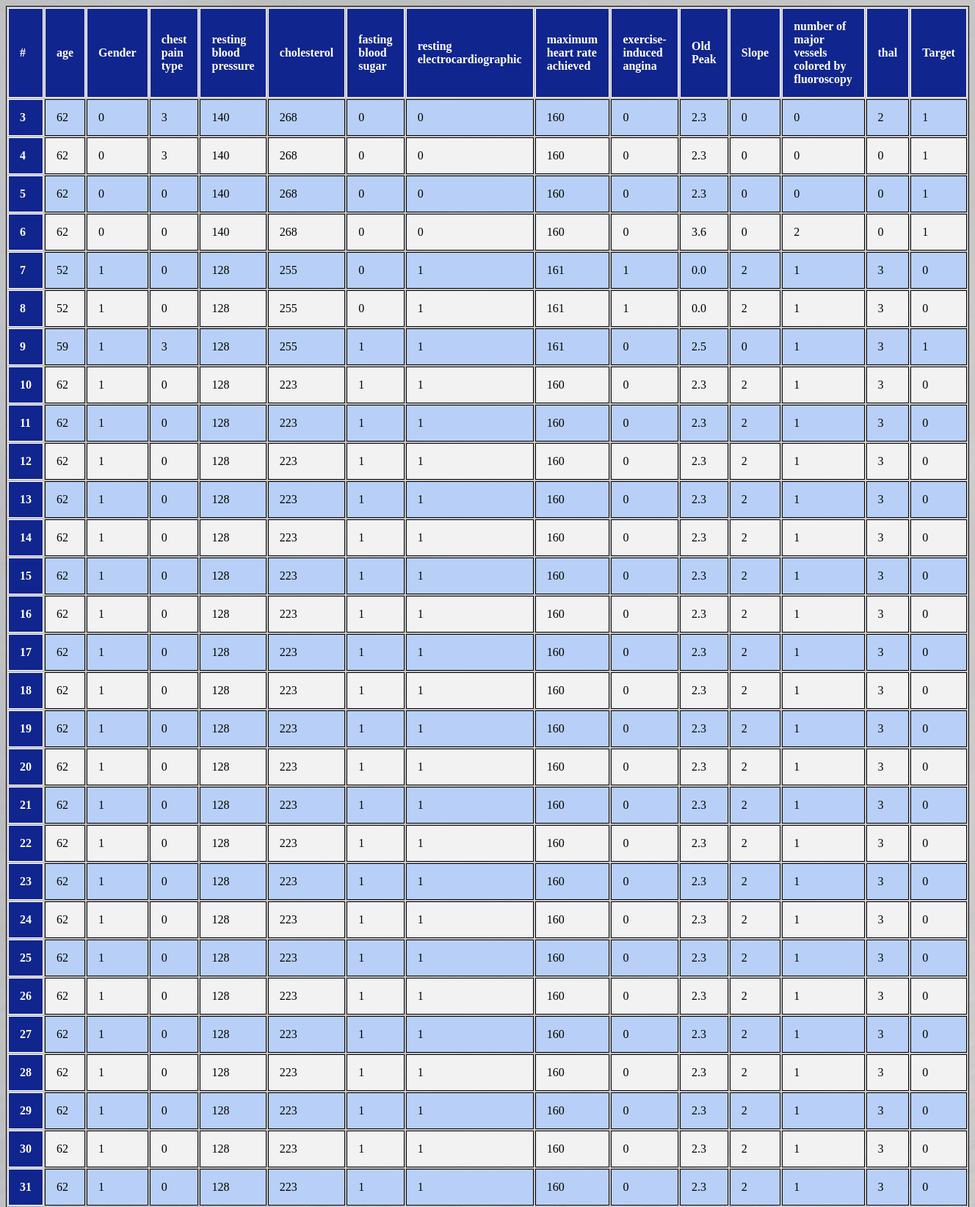
/predict/results/Database (upper part), run on the app's committed database.
### heartdiseasepred/models.py (models this page shows, shortened)
class Datas(models.Model):
    age = models.PositiveIntegerField( null=True)
    sex = models.PositiveIntegerField( null=True)
    cp = models.PositiveIntegerField( null=True)
    trestbps = models.PositiveIntegerField( null=True)
    chol = models.PositiveIntegerField( null=True)
    fbs = models.PositiveIntegerField( null=True)
    restecg = models.PositiveIntegerField( null=True)
    thalach = models.PositiveIntegerField( null=True)
    exang = models.PositiveIntegerField( null=True)
    oldpeak = models.FloatField(null=True)
    slope = models.PositiveIntegerField( null=True)
    ca = models.PositiveIntegerField( null=True)
    thal = models.PositiveIntegerField( null=True)
    target = models.PositiveIntegerField( null=True)

### heartdiseasepred/views.py (the view)
# urls.py: path("predict/results/Database", views.view_results, name='Database'),
def view_results(request):
    datas={"dataset": Datas.objects.all()}
    return render(request, "Database.html", datas)

### templates/Database.html (shortened to what this page needs)
{% load static %}
<!DOCTYPE html>
<html lang="en">
<head>
</head>
<body>
<div class="container">
    <div class="row">
        <div class="column">
            <table class="table">
              <thead>
                <tr>
                  <th scope="col">#</th>
                     <th scope="col">age</th>
                  <th scope="col">Gender</th>
                  <th scope="col">chest pain type</th>
                  <th scope="col"> resting blood pressure</th>
                    <th scope="col"> cholesterol</th>
                    <th scope="col">  fasting blood sugar</th>
                    <th scope="col"> resting electrocardiographic</th>
                    <th scope="col"> maximum heart rate achieved</th>
                    <th scope="col"> exercise-induced angina</th>
                    <th scope="col"> Old Peak</th>
                    <th scope="col">Slope</th>
                    <th scope="col"> number of major vessels colored by fluoroscopy</th>
                    <th scope="col"> thal</th>
                    <th scope="col"> Target</th>
                </tr>
              </thead>
              <tbody>
              {% for datas in dataset %}
                <tr>
                  <th scope="row">{{datas.id}}</th>
                    <td>{{datas.age}}</td>
                  <td>{{datas.sex}}</td>
                  <td>{{datas.cp}}</td>
                    <td>{{datas.trestbps}}</td>
                    <td>{{datas.chol}}</td>
                    <td>{{datas.fbs}}</td>
                    <td>{{datas.restecg}}</td>
                    <td>{{datas.thalach}}</td>
                    <td>{{datas.exang}}</td>
                    <td>{{datas.oldpeak}}</td>
                    <td>{{datas.slope}}</td>
                    <td>{{datas.ca}}</td>
                    <td>{{datas.thal}}</td>
                    <td>{{datas.target}}</td>
                </tr>
              {% endfor %}
              </tbody>
            </table>
        </div>
    </div>
</div>
</body>
</html>

### data on the page
Datas: id "3", age "62", sex "0", cp "3", trestbps "140", chol "268", fbs "0", restecg "0", thalach "160", exang "0", oldpeak "2.3", slope "0", ca "0", thal "2", target "1"
Datas: id "4", age "62", sex "0", cp "3", trestbps "140", chol "268", fbs "0", restecg "0", thalach "160", exang "0", oldpeak "2.3", slope "0", ca "0", thal "0", target "1"
Datas: id "5", age "62", sex "0", cp "0", trestbps "140", chol "268", fbs "0", restecg "0", thalach "160", exang "0", oldpeak "2.3", slope "0", ca "0", thal "0", target "1"
Datas: id "6", age "62", sex "0", cp "0", trestbps "140", chol "268", fbs "0", restecg "0", thalach "160", exang "0", oldpeak "3.6", slope "0", ca "2", thal "0", target "1"
Datas: id "7", age "52", sex "1", cp "0", trestbps "128", chol "255", fbs "0", restecg "1", thalach "161", exang "1", oldpeak "0.0", slope "2", ca "1", thal "3", target "0"
Datas: id "8", age "52", sex "1", cp "0", trestbps "128", chol "255", fbs "0", restecg "1", thalach "161", exang "1", oldpeak "0.0", slope "2", ca "1", thal "3", target "0"
Datas: id "9", age "59", sex "1", cp "3", trestbps "128", chol "255", fbs "1", restecg "1", thalach "161", exang "0", oldpeak "2.5", slope "0", ca "1", thal "3", target "1"
Datas: id "10", age "62", sex "1", cp "0", trestbps "128", chol "223", fbs "1", restecg "1", thalach "160", exang "0", oldpeak "2.3", slope "2", ca "1", thal "3", target "0"
Datas: id "11", age "62", sex "1", cp "0", trestbps "128", chol "223", fbs "1", restecg "1", thalach "160", exang "0", oldpeak "2.3", slope "2", ca "1", thal "3", target "0"
Datas: id "12", age "62", sex "1", cp "0", trestbps "128", chol "223", fbs "1", restecg "1", thalach "160", exang "0", oldpeak "2.3", slope "2", ca "1", thal "3", target "0"
Datas: id "13", age "62", sex "1", cp "0", trestbps "128", chol "223", fbs "1", restecg "1", thalach "160", exang "0", oldpeak "2.3", slope "2", ca "1", thal "3", target "0"
Datas: id "14", age "62", sex "1", cp "0", trestbps "128", chol "223", fbs "1", restecg "1", thalach "160", exang "0", oldpeak "2.3", slope "2", ca "1", thal "3", target "0"
Datas: id "15", age "62", sex "1", cp "0", trestbps "128", chol "223", fbs "1", restecg "1", thalach "160", exang "0", oldpeak "2.3", slope "2", ca "1", thal "3", target "0"
Datas: id "16", age "62", sex "1", cp "0", trestbps "128", chol "223", fbs "1", restecg "1", thalach "160", exang "0", oldpeak "2.3", slope "2", ca "1", thal "3", target "0"
Datas: id "17", age "62", sex "1", cp "0", trestbps "128", chol "223", fbs "1", restecg "1", thalach "160", exang "0", oldpeak "2.3", slope "2", ca "1", thal "3", target "0"
Datas: id "18", age "62", sex "1", cp "0", trestbps "128", chol "223", fbs "1", restecg "1", thalach "160", exang "0", oldpeak "2.3", slope "2", ca "1", thal "3", target "0"
Datas: id "19", age "62", sex "1", cp "0", trestbps "128", chol "223", fbs "1", restecg "1", thalach "160", exang "0", oldpeak "2.3", slope "2", ca "1", thal "3", target "0"
Datas: id "20", age "62", sex "1", cp "0", trestbps "128", chol "223", fbs "1", restecg "1", thalach "160", exang "0", oldpeak "2.3", slope "2", ca "1", thal "3", target "0"
Datas: id "21", age "62", sex "1", cp "0", trestbps "128", chol "223", fbs "1", restecg "1", thalach "160", exang "0", oldpeak "2.3", slope "2", ca "1", thal "3", target "0"
Datas: id "22", age "62", sex "1", cp "0", trestbps "128", chol "223", fbs "1", restecg "1", thalach "160", exang "0", oldpeak "2.3", slope "2", ca "1", thal "3", target "0"
Datas: id "23", age "62", sex "1", cp "0", trestbps "128", chol "223", fbs "1", restecg "1", thalach "160", exang "0", oldpeak "2.3", slope "2", ca "1", thal "3", target "0"
Datas: id "24", age "62", sex "1", cp "0", trestbps "128", chol "223", fbs "1", restecg "1", thalach "160", exang "0", oldpeak "2.3", slope "2", ca "1", thal "3", target "0"
Datas: id "25", age "62", sex "1", cp "0", trestbps "128", chol "223", fbs "1", restecg "1", thalach "160", exang "0", oldpeak "2.3", slope "2", ca "1", thal "3", target "0"
Datas: id "26", age "62", sex "1", cp "0", trestbps "128", chol "223", fbs "1", restecg "1", thalach "160", exang "0", oldpeak "2.3", slope "2", ca "1", thal "3", target "0"
Datas: id "27", age "62", sex "1", cp "0", trestbps "128", chol "223", fbs "1", restecg "1", thalach "160", exang "0", oldpeak "2.3", slope "2", ca "1", thal "3", target "0"
Datas: id "28", age "62", sex "1", cp "0", trestbps "128", chol "223", fbs "1", restecg "1", thalach "160", exang "0", oldpeak "2.3", slope "2", ca "1", thal "3", target "0"
Datas: id "29", age "62", sex "1", cp "0", trestbps "128", chol "223", fbs "1", restecg "1", thalach "160", exang "0", oldpeak "2.3", slope "2", ca "1", thal "3", target "0"
Datas: id "30", age "62", sex "1", cp "0", trestbps "128", chol "223", fbs "1", restecg "1", thalach "160", exang "0", oldpeak "2.3", slope "2", ca "1", thal "3", target "0"
Datas: id "31", age "62", sex "1", cp "0", trestbps "128", chol "223", fbs "1", restecg "1", thalach "160", exang "0", oldpeak "2.3", slope "2", ca "1", thal "3", target "0"
